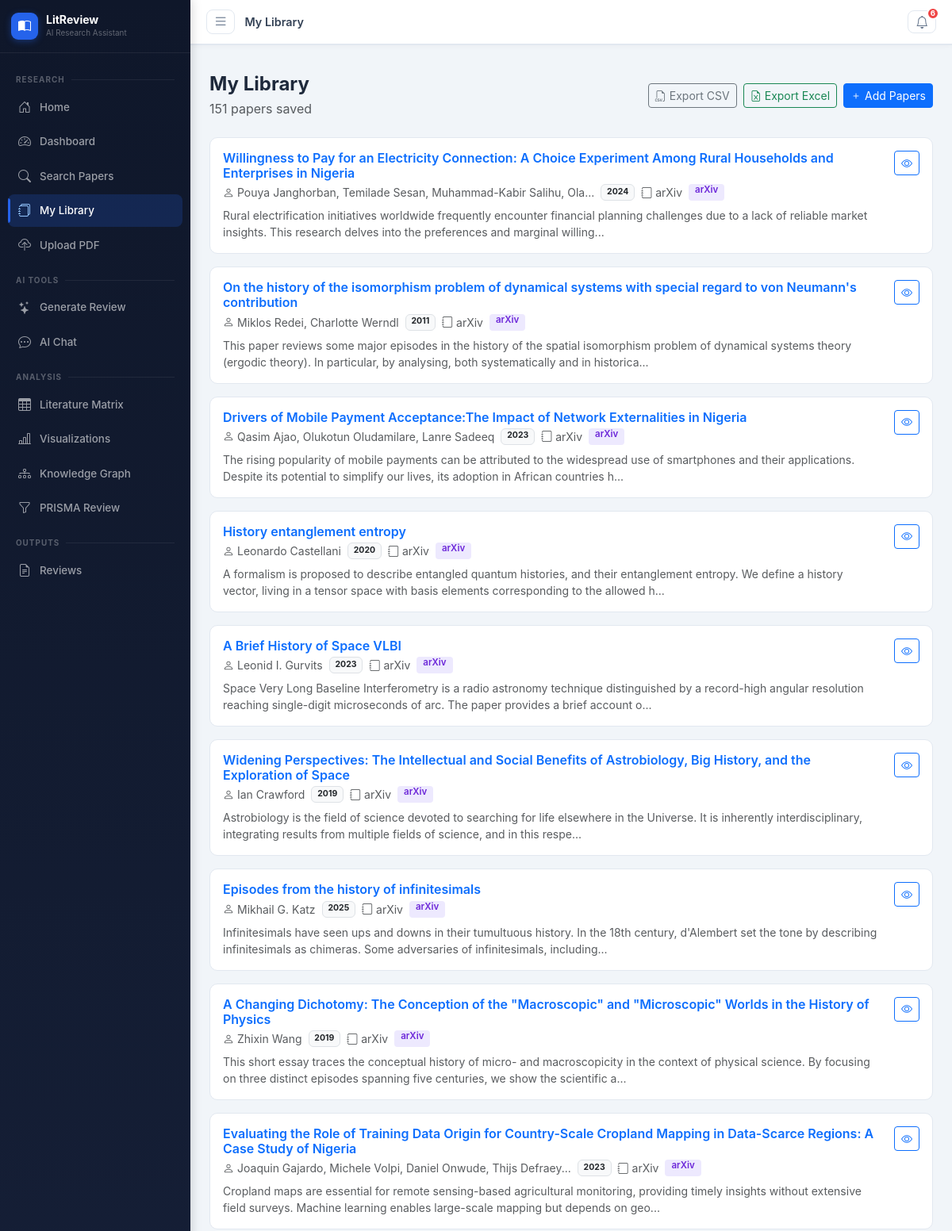
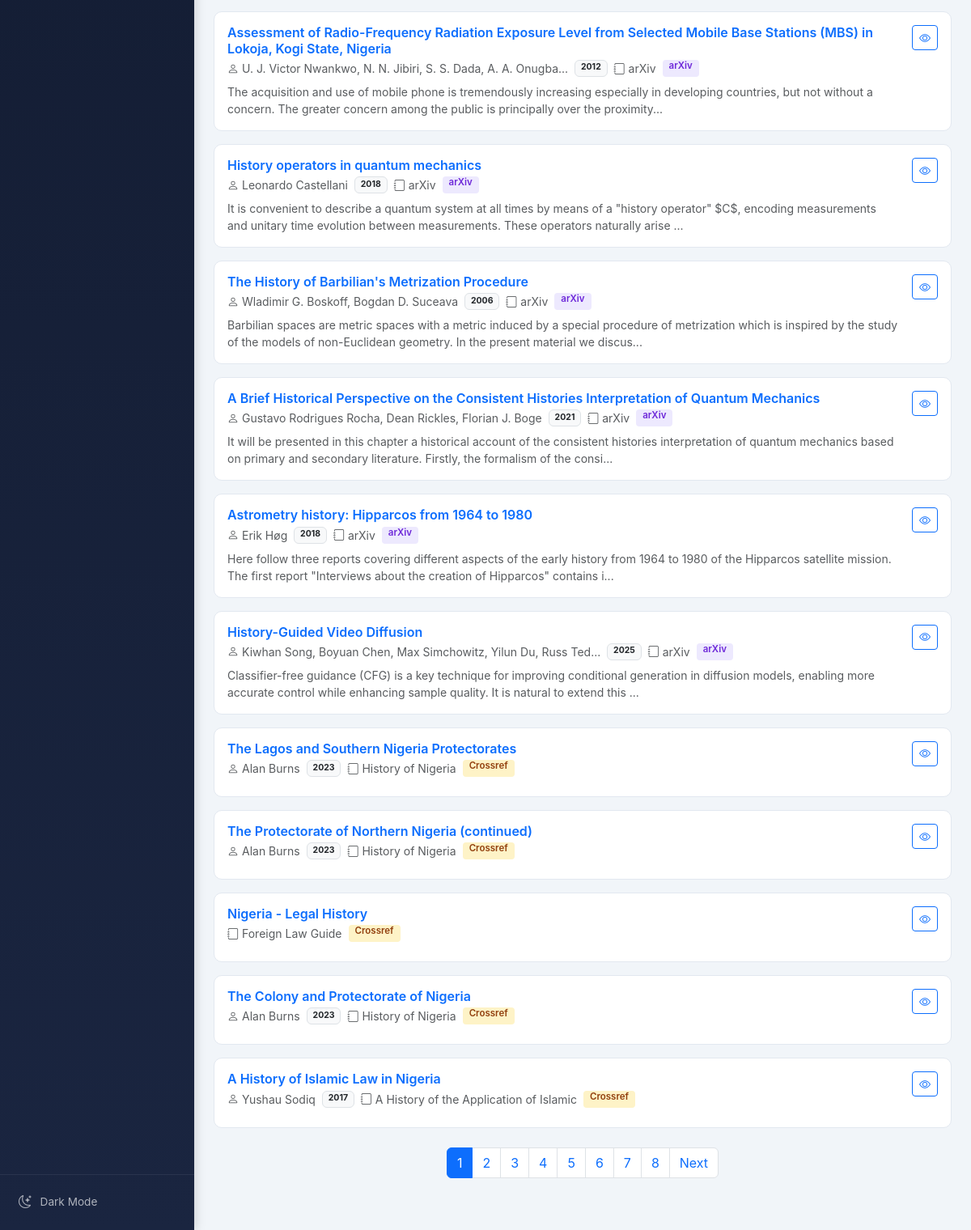
/papers, run on the app's committed database (2 pictures, top to bottom).
### tables this page shows
CREATE TABLE papers (
            id INTEGER PRIMARY KEY AUTOINCREMENT,
            title TEXT NOT NULL,
            authors TEXT,
            abstract TEXT,
            year INTEGER,
            doi TEXT,
            url TEXT,
            journal TEXT,
            citations_count INTEGER DEFAULT 0,
            source TEXT,
            keywords TEXT,
            full_text TEXT,
            created_at TIMESTAMP DEFAULT CURRENT_TIMESTAMP
        );

### blueprints/main.py (the view)
@main_bp.route('/papers')
def papers():
    site = get_site_settings()
    db = get_db()
    page = request.args.get('page', 1, type=int)
    per_page = 20
    offset = (page - 1) * per_page
    total = db.execute('SELECT COUNT(*) as c FROM papers').fetchone()['c']
    papers_list = db.execute('SELECT * FROM papers ORDER BY created_at DESC LIMIT ? OFFSET ?',
                             (per_page, offset)).fetchall()
    db.close()
    total_pages = (total + per_page - 1) // per_page
    return render_template('papers.html', site=site, papers=papers_list,
                           page=page, total_pages=total_pages, total=total,
                           notifications=get_notifications())

### blueprints/main.py (called while the page is built)
def get_site_settings():
    db = get_db()
    rows = db.execute('SELECT key, value FROM site_settings').fetchall()
    db.close()
    return {r['key']: r['value'] for r in rows}

def get_notifications():
    db = get_db()
    rows = db.execute('SELECT * FROM notifications WHERE is_read=0 ORDER BY created_at DESC LIMIT 10').fetchall()
    db.close()
    return [dict(r) for r in rows]

### models/__init__.py (called while the page is built)
def get_db():
    conn = sqlite3.connect(Config.DATABASE_PATH)
    conn.row_factory = sqlite3.Row
    return conn

### templates/papers.html (shortened to what this page needs)
{% extends "base.html" %}
{% block page_title %}My Library{% endblock %}
{% block content %}
<div class="d-flex justify-content-between align-items-center mb-4">
  <div>
    <h4 class="fw-bold mb-1">My Library</h4>
    <p class="text-muted mb-0">{{ total }} papers saved</p>
  </div>
  <div class="d-flex gap-2">
    <a href="/export/matrix/csv" class="btn btn-sm btn-outline-secondary"><i class="bi bi-filetype-csv me-1"></i>Export CSV</a>
    <a href="/export/matrix/excel" class="btn btn-sm btn-outline-success"><i class="bi bi-file-earmark-excel me-1"></i>Export Excel</a>
    <a href="/search" class="btn btn-sm btn-primary"><i class="bi bi-plus me-1"></i>Add Papers</a>
  </div>
</div>
{% if papers %}
<div class="row g-3">
  {% for paper in papers %}
  <div class="col-12">
    <div class="card card-hover">
      <div class="card-body">
        <div class="d-flex justify-content-between align-items-start gap-3">
          <div class="flex-grow-1">
            <h6 class="fw-semibold mb-1">
              <a href="/papers/{{ paper.id }}" class="text-decoration-none">{{ paper.title }}</a>
            </h6>
            <div class="d-flex flex-wrap gap-2 mb-2 small text-muted">
              {% if paper.authors %}<span><i class="bi bi-person me-1"></i>{{ paper.authors[:60] }}{% if paper.authors|length > 60 %}...{% endif %}</span>{% endif %}
              {% if paper.year %}<span class="badge bg-light text-dark border">{{ paper.year }}</span>{% endif %}
              {% if paper.journal %}<span><i class="bi bi-journal me-1"></i>{{ paper.journal[:40] }}</span>{% endif %}
              <span class="badge source-badge-{{ paper.source|lower|replace(' ','_') if paper.source else 'unknown' }}">{{ paper.source }}</span>
            </div>
            {% if paper.abstract %}
            <p class="text-muted small mb-0">{{ paper.abstract[:200] }}{% if paper.abstract|length > 200 %}...{% endif %}</p>
            {% endif %}
          </div>
          <div>
            <a href="/papers/{{ paper.id }}" class="btn btn-sm btn-outline-primary"><i class="bi bi-eye"></i></a>
          </div>
        </div>
      </div>
    </div>
  </div>
  {% endfor %}
</div>
{% if total_pages > 1 %}
<nav class="mt-4">
  <ul class="pagination justify-content-center">
    {% for p in range(1, total_pages + 1) %}
    <li class="page-item {% if p == page %}active{% endif %}"><a class="page-link" href="?page={{ p }}">{{ p }}</a></li>
    {% endfor %}
    {% if page < total_pages %}<li class="page-item"><a class="page-link" href="?page={{ page + 1 }}">Next</a></li>{% endif %}
  </ul>
</nav>
{% endif %}
{% endif %}
{% endblock %}

### static/css/style.css (style rules this page uses)
:root { --primary: #2563eb; --primary-soft: rgba(37, 99, 235, 0.1); --success-soft: rgba(22, 163, 74, 0.1); --warning-soft: rgba(217, 119, 6, 0.1); --info-soft: rgba(8, 145, 178, 0.1); --sidebar-w: 240px; --sidebar-bg: #1e293b; --top-nav-h: 56px; }
body { font-family: 'Inter', -apple-system, BlinkMacSystemFont, 'Segoe UI', sans-serif; background: #f1f5f9; color: #1e293b; overflow-x: hidden; }
.card { border: 1px solid #e2e8f0; border-radius: 10px; }
.card-hover { transition: box-shadow 0.15s, transform 0.15s; cursor: pointer; }
.source-badge-crossref { background: #fef3c7; color: #92400e; border-radius: 4px; padding: 2px 8px; font-size: 0.72rem; font-weight: 600; }
.source-badge-arxiv { background: #ede9fe; color: #6d28d9; border-radius: 4px; padding: 2px 8px; font-size: 0.72rem; font-weight: 600; }

### data on the page
papers: title "Willingness to Pay for an Electricity Connection: A Choice Experiment Among Rural Households and Enterprises in Nigeria", authors "Pouya Janghorban, Temilade Sesan, Muhammad-Kabir Salihu, Ola", year "2024", journal "arXiv", source "arXiv", abstract "Rural electrification initiatives worldwide frequently encounter financial planning challenges due to a lack of reliable market insights. This research delves into the preferences and marginal willing"
papers: title "On the history of the isomorphism problem of dynamical systems with special regard to von Neumann's contribution", authors "Miklos Redei, Charlotte Werndl", year "2011", journal "arXiv", source "arXiv", abstract "This paper reviews some major episodes in the history of the spatial isomorphism problem of dynamical systems theory (ergodic theory). In particular, by analysing, both systematically and in historica"
papers: title "Drivers of Mobile Payment Acceptance:The Impact of Network Externalities in Nigeria", authors "Qasim Ajao, Olukotun Oludamilare, Lanre Sadeeq", year "2023", journal "arXiv", source "arXiv", abstract "The rising popularity of mobile payments can be attributed to the widespread use of smartphones and their applications. Despite its potential to simplify our lives, its adoption in African countries h"
papers: title "History entanglement entropy", authors "Leonardo Castellani", year "2020", journal "arXiv", source "arXiv", abstract "A formalism is proposed to describe entangled quantum histories, and their entanglement entropy. We define a history vector, living in a tensor space with basis elements corresponding to the allowed h"
papers: title "A Brief History of Space VLBI", authors "Leonid I. Gurvits", year "2023", journal "arXiv", source "arXiv", abstract "Space Very Long Baseline Interferometry is a radio astronomy technique distinguished by a record-high angular resolution reaching single-digit microseconds of arc. The paper provides a brief account o"
papers: title "Widening Perspectives: The Intellectual and Social Benefits of Astrobiology, Big History, and the Exploration of Space", authors "Ian Crawford", year "2019", journal "arXiv", source "arXiv", abstract "Astrobiology is the field of science devoted to searching for life elsewhere in the Universe. It is inherently interdisciplinary, integrating results from multiple fields of science, and in this respe"
papers: title "Episodes from the history of infinitesimals", authors "Mikhail G. Katz", year "2025", journal "arXiv", source "arXiv", abstract "Infinitesimals have seen ups and downs in their tumultuous history. In the 18th century, d'Alembert set the tone by describing infinitesimals as chimeras. Some adversaries of infinitesimals, including"
papers: title "A Changing Dichotomy: The Conception of the \"Macroscopic\" and \"Microscopic\" Worlds in the History of Physics", authors "Zhixin Wang", year "2019", journal "arXiv", source "arXiv", abstract "This short essay traces the conceptual history of micro- and macroscopicity in the context of physical science. By focusing on three distinct episodes spanning five centuries, we show the scientific a"
papers: title "Evaluating the Role of Training Data Origin for Country-Scale Cropland Mapping in Data-Scarce Regions: A Case Study of Nigeria", authors "Joaquin Gajardo, Michele Volpi, Daniel Onwude, Thijs Defraey", year "2023", journal "arXiv", source "arXiv", abstract "Cropland maps are essential for remote sensing-based agricultural monitoring, providing timely insights without extensive field surveys. Machine learning enables large-scale mapping but depends on geo"
papers: title "Assessment of Radio-Frequency Radiation Exposure Level from Selected Mobile Base Stations (MBS) in Lokoja, Kogi State, Nigeria", authors "U. J. Victor Nwankwo, N. N. Jibiri, S. S. Dada, A. A. Onugba", year "2012", journal "arXiv", source "arXiv", abstract "The acquisition and use of mobile phone is tremendously increasing especially in developing countries, but not without a concern. The greater concern among the public is principally over the proximity"
papers: title "History operators in quantum mechanics", authors "Leonardo Castellani", year "2018", journal "arXiv", source "arXiv", abstract "It is convenient to describe a quantum system at all times by means of a \"history operator\" $C$, encoding measurements and unitary time evolution between measurements. These operators naturally arise"
papers: title "The History of Barbilian's Metrization Procedure", authors "Wladimir G. Boskoff, Bogdan D. Suceava", year "2006", journal "arXiv", source "arXiv", abstract "Barbilian spaces are metric spaces with a metric induced by a special procedure of metrization which is inspired by the study of the models of non-Euclidean geometry. In the present material we discus"
papers: title "A Brief Historical Perspective on the Consistent Histories Interpretation of Quantum Mechanics", authors "Gustavo Rodrigues Rocha, Dean Rickles, Florian J. Boge", year "2021", journal "arXiv", source "arXiv", abstract "It will be presented in this chapter a historical account of the consistent histories interpretation of quantum mechanics based on primary and secondary literature. Firstly, the formalism of the consi"
papers: title "Astrometry history: Hipparcos from 1964 to 1980", authors "Erik Høg", year "2018", journal "arXiv", source "arXiv", abstract "Here follow three reports covering different aspects of the early history from 1964 to 1980 of the Hipparcos satellite mission. The first report \"Interviews about the creation of Hipparcos\" contains i"
papers: title "History-Guided Video Diffusion", authors "Kiwhan Song, Boyuan Chen, Max Simchowitz, Yilun Du, Russ Ted", year "2025", journal "arXiv", source "arXiv", abstract "Classifier-free guidance (CFG) is a key technique for improving conditional generation in diffusion models, enabling more accurate control while enhancing sample quality. It is natural to extend this"
papers: title "The Lagos and Southern Nigeria Protectorates", authors "Alan Burns", year "2023", journal "History of Nigeria", source "Crossref"
papers: title "The Protectorate of Northern Nigeria (continued)", authors "Alan Burns", year "2023", journal "History of Nigeria", source "Crossref"
papers: title "Nigeria - Legal History", journal "Foreign Law Guide", source "Crossref"
papers: title "The Colony and Protectorate of Nigeria", authors "Alan Burns", year "2023", journal "History of Nigeria", source "Crossref"
papers: title "A History of Islamic Law in Nigeria", authors "Yushau Sodiq", year "2017", journal "A History of the Application of Islamic", source "Crossref"

### other printed values
{{ g_notif_count }} "6"
{{ total }} "151"
{{ p }} "1" "2" "3" "4" "5" "6" "7" "8"
